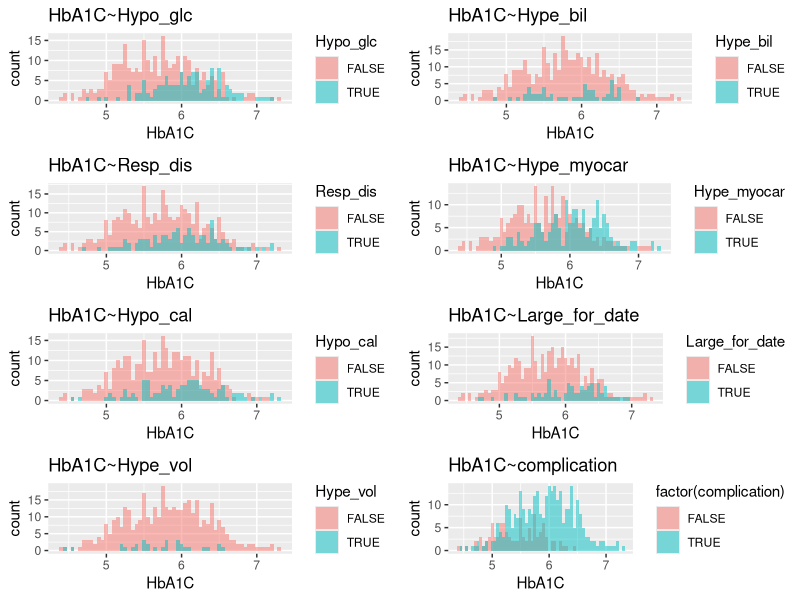
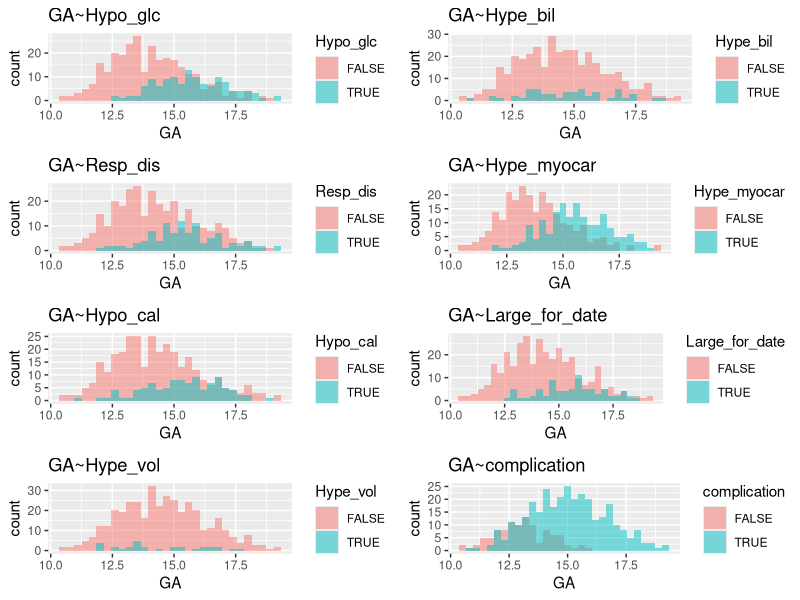
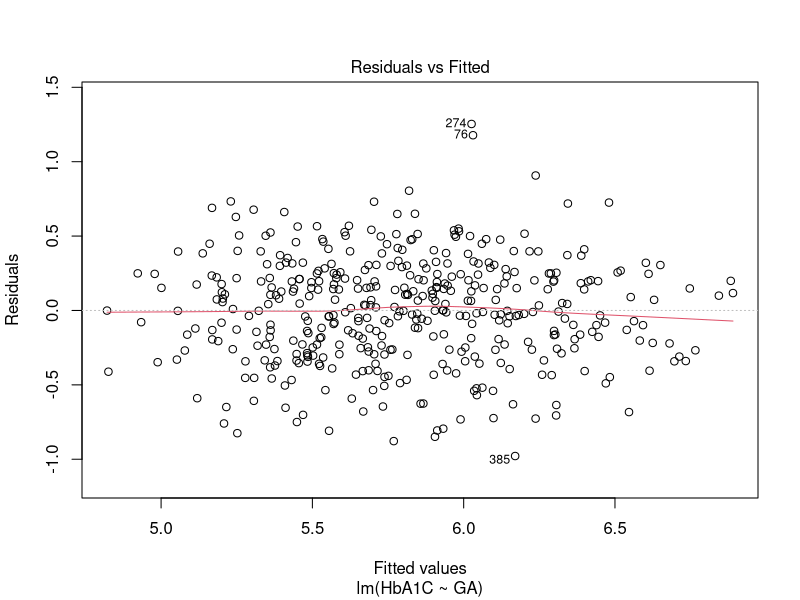
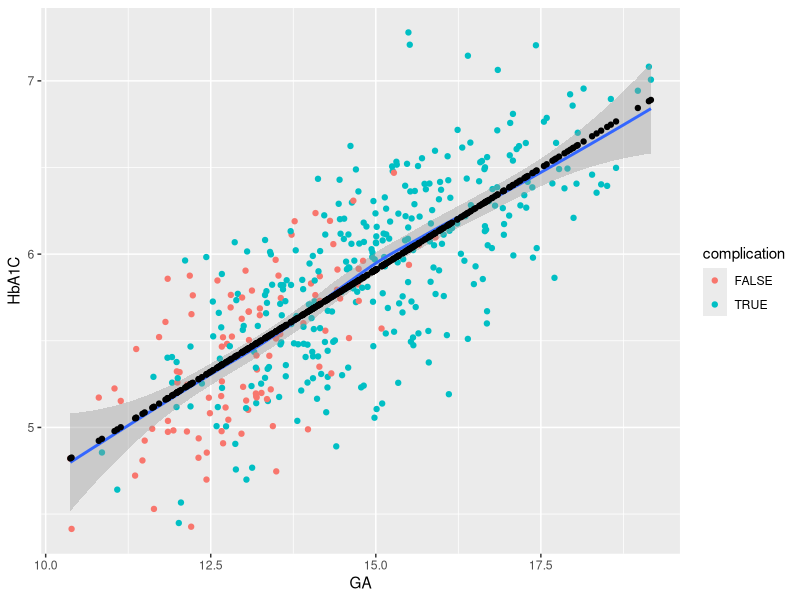
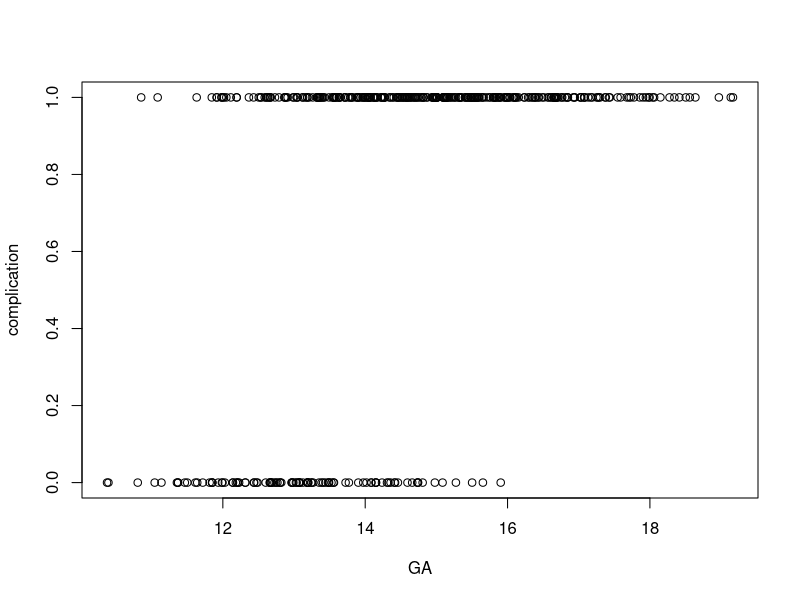
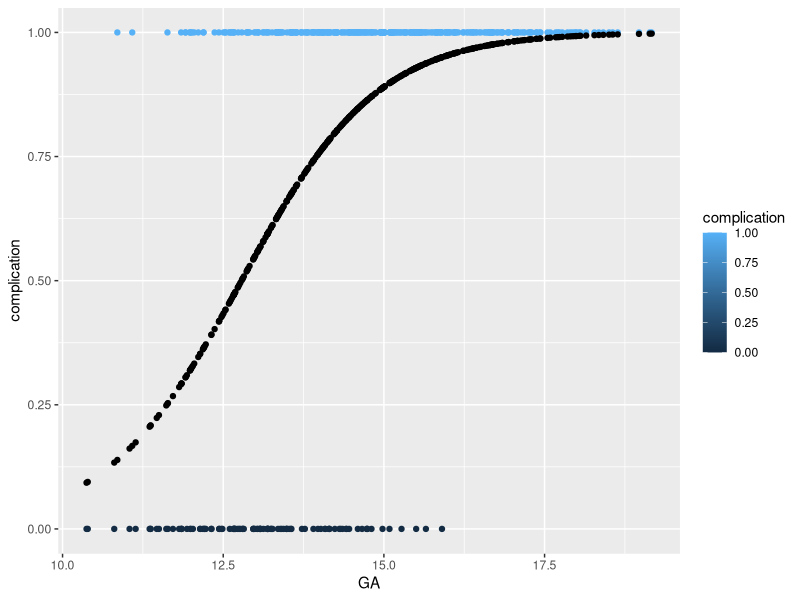
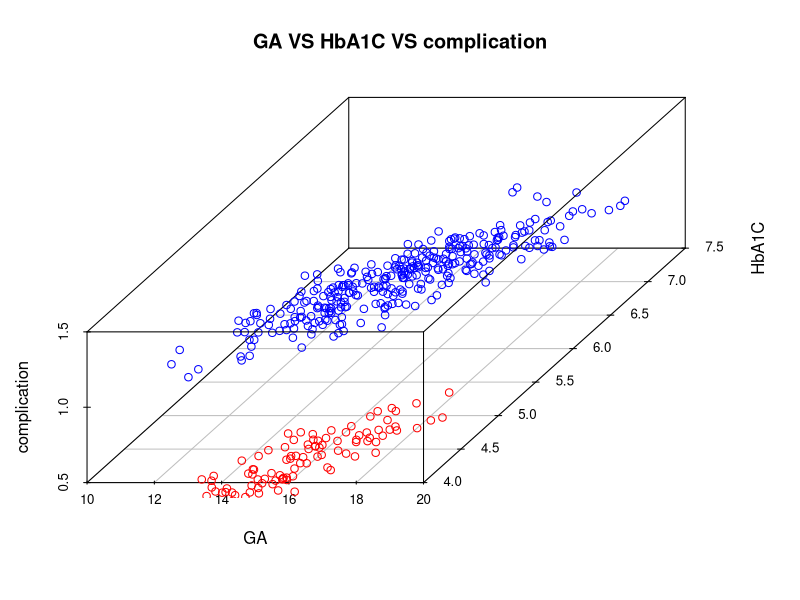

Reproduce these figures in R, in order.
setwd("/Users/Anna/Documents/HS616/Projects/Datasimulation/")
#install.packages('hash')
#library(hash)
#################################################### Part1 Data Simulation ####################################################
set.seed(123)
logistic <- function(t) 1 / (1 + exp(-t))

generate_dataset <- function(N){
  temp <- sample(c("Complication", "NoComplication"), N, replace=TRUE, prob=c(0.595, 0.415))
  GA_mean <- c(Complication= 15.3, NoComplication = 13.3)
  GA_sd <- c(Complication = 1.6, NoComplication = 1.1)
  GA <- rnorm(N, mean = GA_mean[temp], sd = GA_sd[temp])
  
  Hb_temp_mean <- c(Complication = 5.9, NoComplication = 5.6)
  Hb_temp_sd <- c(Complication = 0.3, NoComplication = 0.4)
  Hb_temp <- rnorm(N, mean = Hb_temp_mean[temp], sd = Hb_temp_sd[temp])
  HbA1C <- 0.245 * (GA-mean(GA)) + mean(Hb_temp) + rnorm(N, sd = sd(Hb_temp))
  
  Hypo_glc <- runif(N) < (13/42)*2*logistic(GA-mean(GA))
  Resp_dis <- runif(N) < (11/42)*2*logistic(GA-mean(GA))
  Hypo_cal <- runif(N) < (9/42)*2*logistic(GA-mean(GA))
  Hype_vol <- sample(c(TRUE, FALSE), N,replace=TRUE, prob=c(4/42, 1-4/42))
  Hype_bil <- sample(c(TRUE, FALSE), N,replace=TRUE, prob=c(6/42, 1-6/42))
  Hype_myocar <- runif(N) < (17/42)*2*logistic(GA-mean(GA))
  Large_for_date <- runif(N) < (8/42)*2*logistic(GA-mean(GA))
  df <- data.frame(Hypo_glc,Resp_dis,Hypo_cal,Hype_vol,Hype_bil,Hype_myocar,Large_for_date)
  df$complication <- ifelse(apply(df[,c(1:7)],1,sum) != 0, TRUE, FALSE)
  df$GA <- GA
  df$HbA1C <- HbA1C
  return(df)
}
N <- 420
mydata <- generate_dataset(N)

#################################################### Part2 Data Exploration ####################################################
library(ggplot2)

# Multiple plot function

# ggplot objects can be passed in ..., or to plotlist (as a list of ggplot objects)
# - cols:   Number of columns in layout
# - layout: A matrix specifying the layout. If present, 'cols' is ignored.
# If the layout is something like matrix(c(1,2,3,3), nrow=2, byrow=TRUE),
# then plot 1 will go in the upper left, 2 will go in the upper right, and
# 3 will go all the way across the bottom.
multiplot <- function(..., plotlist=NULL, file, cols=1, layout=NULL) {
  library(grid)
  
  # Make a list from the ... arguments and plotlist
  plots <- c(list(...), plotlist)
  
  numPlots = length(plots)
  
  # If layout is NULL, then use 'cols' to determine layout
  if (is.null(layout)) {
    # Make the panel
    # ncol: Number of columns of plots
    # nrow: Number of rows needed, calculated from # of cols
    layout <- matrix(seq(1, cols * ceiling(numPlots/cols)),
                     ncol = cols, nrow = ceiling(numPlots/cols))
  }
  
  if (numPlots==1) {
    print(plots[[1]])
    
  } else {
    # Set up the page
    grid.newpage()
    pushViewport(viewport(layout = grid.layout(nrow(layout), ncol(layout))))
    
    # Make each plot, in the correct location
    for (i in 1:numPlots) {
      # Get the i,j matrix positions of the regions that contain this subplot
      matchidx <- as.data.frame(which(layout == i, arr.ind = TRUE))
      
      print(plots[[i]], vp = viewport(layout.pos.row = matchidx$row,
                                      layout.pos.col = matchidx$col))
    }
  }
}


Hb1 <- ggplot(data = mydata) + geom_histogram(aes(x = HbA1C, fill = Hypo_glc), binwidth = 0.05, alpha = 0.5, position = "identity" )+ggtitle('HbA1C~Hypo_glc') 
Hb2 <- ggplot(data = mydata) + geom_histogram(aes(x = HbA1C, fill = Resp_dis), binwidth = 0.05, alpha = 0.5, position = "identity")+ggtitle('HbA1C~Resp_dis')
Hb3 <- ggplot(data = mydata) + geom_histogram(aes(x = HbA1C, fill = Hypo_cal), binwidth = 0.05, alpha = 0.5, position = "identity")+ggtitle('HbA1C~Hypo_cal')
Hb4 <- ggplot(data = mydata) + geom_histogram(aes(x = HbA1C, fill = Hype_vol), binwidth = 0.05, alpha = 0.5, position = "identity")+ggtitle('HbA1C~Hype_vol')
Hb5 <- ggplot(data = mydata) + geom_histogram(aes(x = HbA1C, fill = Hype_bil), binwidth = 0.05, alpha = 0.5, position = "identity")+ggtitle('HbA1C~Hype_bil')
Hb6 <- ggplot(data = mydata) + geom_histogram(aes(x = HbA1C, fill = Hype_myocar), binwidth = 0.05, alpha = 0.5, position = "identity")+ggtitle('HbA1C~Hype_myocar')
Hb7 <- ggplot(data = mydata) + geom_histogram(aes(x = HbA1C, fill = Large_for_date), binwidth = 0.05, alpha = 0.5, position = "identity")+ggtitle('HbA1C~Large_for_date')
Hb8 <- ggplot(data = mydata) + geom_histogram(aes(x = HbA1C, fill = factor(complication)), binwidth = 0.05, alpha = 0.5, position = "identity")+ggtitle('HbA1C~complication')

multiplot(Hb1,Hb2,Hb3,Hb4,Hb5,Hb6,Hb7,Hb8, cols = 2)

GA1 <- ggplot(data = mydata) + geom_histogram(aes(x = GA, fill = Hypo_glc), binwidth = 0.3, alpha = 0.5, position = "identity" )+ggtitle('GA~Hypo_glc')
GA2 <- ggplot(data = mydata) + geom_histogram(aes(x = GA, fill = Resp_dis), binwidth = 0.3, alpha = 0.5, position = "identity")+ggtitle('GA~Resp_dis')
GA3 <- ggplot(data = mydata) + geom_histogram(aes(x = GA, fill = Hypo_cal), binwidth = 0.3, alpha = 0.5, position = "identity")+ggtitle('GA~Hypo_cal')
GA4 <- ggplot(data = mydata) + geom_histogram(aes(x = GA, fill = Hype_vol), binwidth = 0.3, alpha = 0.5, position = "identity")+ggtitle('GA~Hype_vol')
GA5 <- ggplot(data = mydata) + geom_histogram(aes(x = GA, fill = Hype_bil), binwidth = 0.3, alpha = 0.5, position = "identity")+ggtitle('GA~Hype_bil')
GA6 <- ggplot(data = mydata) + geom_histogram(aes(x = GA, fill = Hype_myocar), binwidth = 0.3, alpha = 0.5, position = "identity")+ggtitle('GA~Hype_myocar')
GA7 <- ggplot(data = mydata) + geom_histogram(aes(x = GA, fill = Large_for_date), binwidth = 0.3, alpha = 0.5, position = "identity")+ggtitle('GA~Large_for_date')
GA8 <- ggplot(data = mydata) + geom_histogram(aes(x = GA, fill = complication), binwidth = 0.3, alpha = 0.5, position = "identity")+ggtitle('GA~complication')
multiplot(GA1,GA2,GA3,GA4,GA5,GA6,GA7,GA8, cols = 2)

T_test <- function(data){
  for (col in names(data)[c(1:8)]){
    print(sprintf("==========================================================%s==========================================================",col))
    print (t.test(data$GA~data[[col]]))
    print (t.test(data$HbA1C~data[[col]]))
  }
}

T_test(mydata)
sum(mydata$complication)


cor(mydata[,c(9,10)])
fit_Hb <- lm(HbA1C~GA,data = mydata)
pred_HB <- predict(fit_Hb)
summary(fit_Hb) #Hb = 0.235*GA + 2.38  R^2 = 0.5742
plot(fit_Hb,1)
ggplot(data=mydata)+geom_point(aes(x=GA,y=HbA1C,color = complication))+ geom_smooth(aes(x=GA,y=HbA1C))+geom_point(aes(x=GA,y=pred_HB))


#################################################### Part3 Data modeling ####################################################
logisticPseudoR2s <- function(LogModel) {
  dev <- LogModel$deviance 
  nullDev <- LogModel$null.deviance 
  modelN <-  length(LogModel$fitted.values)
  R.l <-  1 -  dev / nullDev
  R.cs <- 1- exp ( -(nullDev - dev) / modelN)
  R.n <- R.cs / ( 1 - ( exp (-(nullDev / modelN))))
  cat("Pseudo R^2 for logistic regression\n")
  cat("Hosmer and Lemeshow R^2  ", round(R.l, 3), "\n")
  cat("Cox and Snell R^2        ", round(R.cs, 3), "\n")
  cat("Nagelkerke R^2           ", round(R.n, 3),    "\n")
}

mydata1 <- data.frame(apply(mydata,2,as.numeric))   # change the T/F to 1/0

fit_Com <- glm(complication~GA,family=binomial, data = mydata1)
plot(complication~GA, data = mydata1)
pred_com <- predict(fit_Com,type="response")
summary(fit_Com)
ggplot(data=mydata1)+geom_point(aes(x=GA,y=complication,color = complication))+
  geom_point(aes(x=GA,y= pred_com))


# 3D Scatterplot
#install.packages("scatterplot3d")
library(scatterplot3d)
s3d <-scatterplot3d( mydata$GA[mydata$complicatio==1],mydata$HbA1C[mydata$complicatio==1],mydata$complication[mydata$complicatio==1],
                    color = "blue",
                    xlab= "GA",ylab=  "HbA1C",zlab="complication", 
                    main="GA VS HbA1C VS complication")
s3d$points3d(mydata$GA[mydata$complicatio==0],mydata$HbA1C[mydata$complicatio==0],mydata$complication[mydata$complicatio==0], col = "red")
